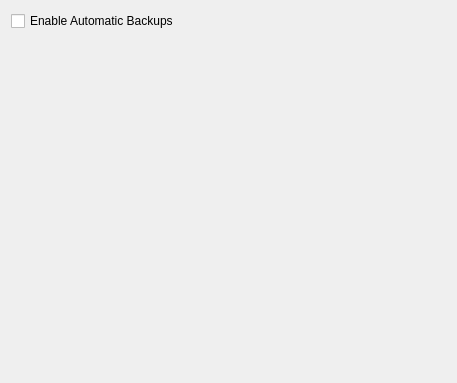
<?xml version="1.0" encoding="UTF-8"?>
<ui version="4.0">
 <class>BackupPrefWidget</class>
 <widget class="QWidget" name="BackupPrefWidget">
  <property name="geometry">
   <rect>
    <x>0</x>
    <y>0</y>
    <width>457</width>
    <height>383</height>
   </rect>
  </property>
  <property name="windowTitle">
   <string>Back-ups</string>
  </property>
  <layout class="QVBoxLayout" name="verticalLayout">
   <item>
    <widget class="QCheckBox" name="mBackups">
     <property name="text">
      <string>Enable Automatic Backups</string>
     </property>
    </widget>
   </item>
   <item>
    <spacer name="verticalSpacer">
     <property name="orientation">
      <enum>Qt::Vertical</enum>
     </property>
     <property name="sizeHint" stdset="0">
      <size>
       <width>20</width>
       <height>40</height>
      </size>
     </property>
    </spacer>
   </item>
  </layout>
 </widget>
 <resources/>
 <connections/>
</ui>
